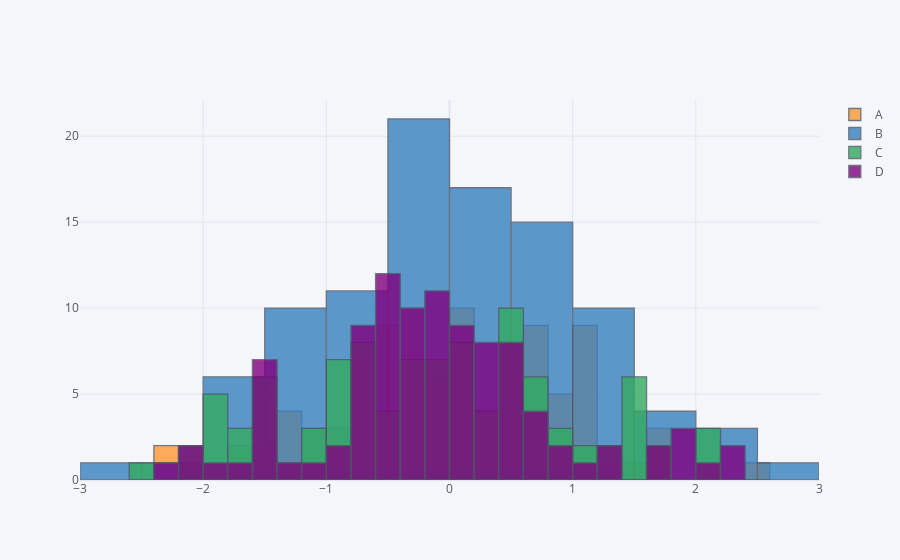

Write notebook code for a chart like this one.
### Code cell
# plot all the data
df.iplot(kind='hist',bins=25)
